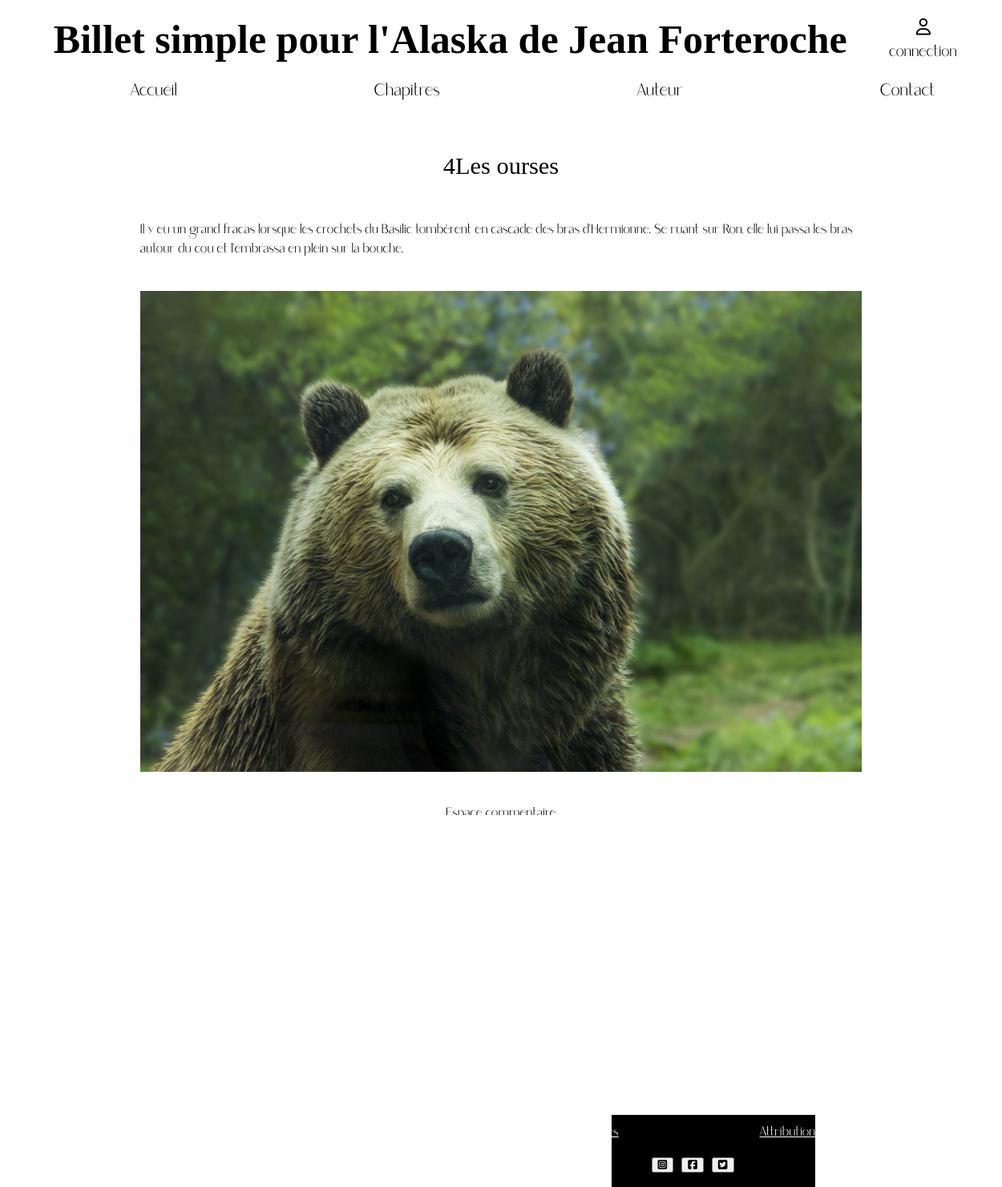
The app's page /index.php?action=chapitre&id=4 with its own data.
### tables this page shows
CREATE TABLE `chapitre` (
  `ID` int(255) NOT NULL,
  `chapitre-number` int(11) NOT NULL,
  `chapitre-titre` text NOT NULL,
  `resumer` text NOT NULL,
  `chapitre-text` text NOT NULL,
  `images` text NOT NULL,
  `brouillon` tinyint(1) NOT NULL
);

### controller/front-end/controller.php (called while the page is built, shortened)
<?php
function directionchapitre()
   {
require('Model/front-end/chapitre.php');
$instanceclasse = new modelchapitre();
$databd = $instanceclasse-> connexionbdchapitre();
require('view/front-end/chapitre.php');
   }
?>

### Model/front-end/chapitre.php (called while the page is built, shortened)
<?php
class modelchapitre {
        public function connexionbdchapitre() {
        require('Model/front-end/connexion.php');
        $search='SELECT * FROM Chapitre WHERE id=' . $_GET["id"];
        $reponse = $bdd->query($search);
        $reponse->execute();
                $data = $reponse->fetchAll();
                return $data;
        }
}
?>

### view/front-end/chapitre.php (the view, shortened to what this page needs)
<section class="chapitre">
<?php  foreach ($databd as $donnees) : ?>
 <div id="chaptirenumber-individuel">
 <div id='chapitre-titre-individuel'><?php echo $donnees['chapitre-number']?><?php echo $donnees['chapitre-titre']?></div>
 <div id="chapitre-text-individuel"><div id="texte"><?php echo $donnees['chapitre-text']?></div>
  <img src="<?php echo $donnees['images']?>" alt="illustrationchapitre" id="illustrationchapitre-inv"> </div>
 </div></div>
 <div id="commentaire-form">
 <form action="index.php?action=creerCommentaire " method="post" id="commentaireform" >
   <div id="titre-commentaire"><legend >Espace commentaire</legend></div>
      <input class="nameuser" name="nameuser" placeholder="pseudo" required>
      <textarea id="comment" name="comment" placeholder="Message" required></textarea>
      <input class="send" type="submit" id="btn-submit" value="Envoyer" >
</form>
</div>
         <?php endforeach; ?>
<?php include('template.php'); ?>

### style.css (style rules this page uses)
html, body { margin: 0; padding: 0; width: 100%; height: 100%; }
#chapitre-titre-individuel { font-family: caroline; font-size:1.9em; display: flex; width: 100%; margin-top:100px; margin-bottom:50px; justify-content: center; }
#chapitre-text-individuel { font-family: "Saudagar"; display: block; word-wrap: break-word; position: relative; width: 90%; margin: auto; }
#chaptirenumber-individuel { display: block; }
#illustrationchapitre-inv { display: flex; width:100%; max-width: 900px; margin: auto; margin-top:40px; margin-bottom: 40px; }
#titre-commentaire { display: flex; width:100%; text-align: center; }
#commentaire-form { display: flex; width:100%; max-width: 800px; margin: auto; }
#texte { display: flex; width:100%; max-width: 900px; margin: auto; }
#commentaireform { margin-bottom: 100px; }
#comment { font: 1em ; width:800px; height: 100px; margin-top: 10px; box-sizing: border-box; border: 1px solid grey; resize:none; border-radius: 5px; }
#commentaireform { display: block; justify-content: center; }
input { font: 1em ; width:800px; height: 25px; margin-top: 10px; box-sizing: border-box; border: 1px solid grey; resize:none; border-radius: 5px; }
.send { background-color: #fff; }
legend { margin: auto; font-family: Saudagar; }

### records on screen
chapitre: value "4", value "Les ourses", value "Il y eu un grand fracas lorsque les crochets du Basilic tombèrent en cascade des bras d'Hermionne. Se ruant sur Ron, elle lui passa les bras autour du cou et l'embrassa en plein sur la bouche.", images (picture)
